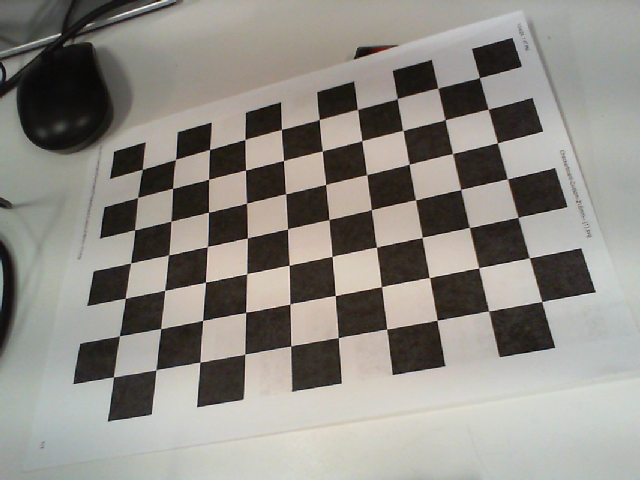
#> input picture PI_code/Camera_Calib/CV/1.png, 640 x 480 px; its folder holds only this picture in this run
$ python camera_calib.py
#> lines starting #> are read from the running program, lines starting #| are printed output that depends on the picture; after the words box and inside, x2 and y2 are one past the last pixel; in counts of white or black regions, pixels touching at a corner belong together; long printed decimals are rounded
import numpy as np
import cv2
import glob

# Define the chessboard size
chessboard_size = (10, 7)  # Number of inner corners per a chessboard row and column

#define criteria
criteria = (cv2.TERM_CRITERIA_EPS + cv2.TERM_CRITERIA_MAX_ITER, 30, 0.001)

# Prepare object points (0,0,0), (1,0,0), ..., (8,5,0)
object_points = np.zeros((1, chessboard_size[0] * chessboard_size[1], 3), np.float32)
object_points[0, :,:2] = np.mgrid[0:chessboard_size[0], 0:chessboard_size[1]].T.reshape(-1, 2)

# Arrays to store object points and image points from all the images
obj_points = []  # 3d point in real world space
img_points = []  # 2d points in image plane

# Load calibration images
images = glob.glob('/home/seedlab/repo/SEED/Demo1/CV/*.png')

for image in images:
    img = cv2.imread(image)
#> img is the input picture: shape (480, 640, 3); mean B, G, R 133.1, 139.4, 142.6
    #cv2.imshow("Image", img)
    #cv2.waitKey(2000)
    gray = cv2.cvtColor(img, cv2.COLOR_BGR2GRAY)

    # Find the chessboard corners
    ret, corners = cv2.findChessboardCorners(gray, chessboard_size, cv2.CALIB_CB_ADAPTIVE_THRESH + cv2.CALIB_CB_FAST_CHECK + cv2.CALIB_CB_NORMALIZE_IMAGE)
#> ret = True; corners = 70 rows, first 8: [142, 169.4], [175.7, 159.3], [209.6, 149.5], [244.9, 139.6], [281.4, 129.5], [319.1, 119.4], [357.5, 109.7], [397.1, 98.48]

    # If found, add object points and image points
    if ret:
        #changed from object_points
        obj_points.append(object_points)
        corners2 = cv2.cornerSubPix(gray, corners, (11,11), (-1, -1), criteria)
#> corners2 = 70 rows, first 8: [142.4, 169.3], [175.6, 159.4], [209.5, 149.6], [244.9, 139.4], [281.3, 129.4], [319.3, 119.6], [357.5, 109.3], [397.3, 98.68]
        img_points.append(corners2)
print(gray)
#> (printed output is left out)
#print("Object Points: ", object_points)

#Draw and display corners
cv2.drawChessboardCorners(img, chessboard_size, corners2,ret)
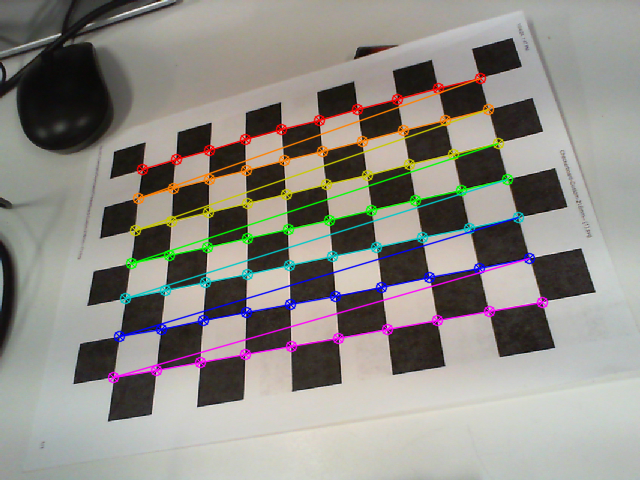
#> img: shape (480, 640, 3); 6.46% of pixels changed, all inside (x1, y1, x2, y2) = (107, 72, 549, 384)

#resize image
origHeight, origWidth = img.shape[:2] #get current image dimensions
#> origHeight = 480; origWidth = 640
displayRescaleFactor = 640 / origWidth
#> displayRescaleFactor = 1
img = cv2.resize(img, (0, 0), fx = displayRescaleFactor, fy = displayRescaleFactor, interpolation = cv2.INTER_AREA)

# Camera calibration
ret, camera_matrix, distortion_coeffs, rvecs, tvecs = cv2.calibrateCamera(obj_points, img_points, gray.shape[::-1], None, None)
#> ret = 0.84; camera_matrix = [[335.1, 0, 424.4], [0, 310.6, 331.6], [0, 0, 1]]; distortion_coeffs = [[-0.0188, 0.172, 0.00493, -0.0306, -0.159]]; rvecs = ([-0.263, 0.219, -0.154],); tvecs = ([-7.26, -4.68, 9.37],)

if ret:
    np.save('camera_matrix.npy', camera_matrix)
    np.save('distortion_coeffs.npy', distortion_coeffs)
else:
    print("Calibration failed.")

# Display the camera matrix
print("Camera Matrix:")
print(camera_matrix)
#| [[335.085   0.         424.426]
#|  [  0.         310.570 331.561]
#|  [  0.           0.           1.        ]]

# Display distortion coeffs
print("Distortion Coeffs:")
print(distortion_coeffs)
#| [[-0.01885   0.1724  0.004928 -0.03055 -0.1593]]

# Extract the focal length
focal_length_x = camera_matrix[0, 0]
#> focal_length_x = 335.1
focal_length_y = camera_matrix[1, 1]
#> focal_length_y = 310.6

print(f"Focal Length (x): {focal_length_x}")
#| Focal Length (x): 335.085
print(f"Focal Length (y): {focal_length_y}")
#| Focal Length (y): 310.570

$ run again, on PI_code/Camera_Calib/CV/102.png
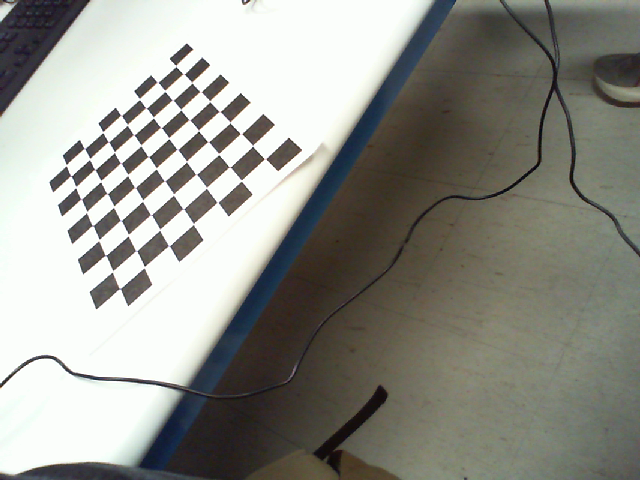
#> input picture PI_code/Camera_Calib/CV/102.png, 640 x 480 px
#> img is the input picture: shape (480, 640, 3); mean B, G, R 138.2, 145.5, 145
#> `gray = cv2.cvtColor(img, cv2.COLOR_BGR2GRAY)`:
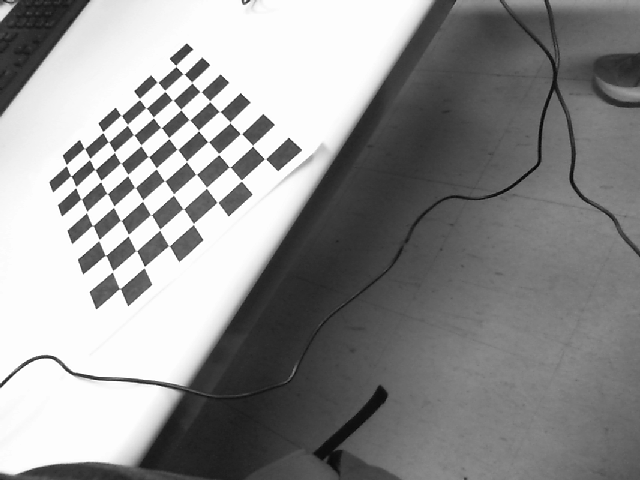
#> gray: shape (480, 640); min 2, max 255, mean 144.6
#> `ret, corners = cv2.findChessboardCorners(gray, chessboard_size, cv2.CA..`: ret = True; corners = 70 rows, first 8: [175.9, 66.02], [183.6, 73.97], [191.9, 82.42], [200.8, 91.71], [209.7, 101.5], [219.5, 111.5], [229.9, 122.7], [240.8, 133.6]
#> corners2 = 70 rows, first 8: [179.9, 69.75], [180.4, 70.2], [189.2, 80.21], [197.1, 87.54], [208.5, 100.3], [219.4, 111.2], [230, 122.5], [240.9, 133.5]
#> (printed output is left out)
#> `cv2.drawChessboardCorners(img, chessboard_size, corners2,ret)`:
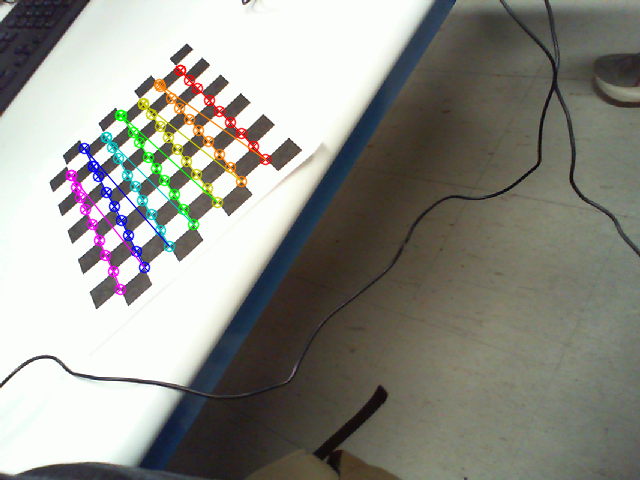
#> img: shape (480, 640, 3); 3% of pixels changed, all inside (x1, y1, x2, y2) = (65, 64, 272, 296)
#> `ret, camera_matrix, distortion_coeffs, rvecs, tvecs = cv2.calibrateCam..`: ret = 2.4; camera_matrix = [[671.7, 0, 266.7], [0, 801.1, 326.8], [0, 0, 1]]; distortion_coeffs = [[-2.23, 27.65, 0.11, 0.102, -85.54]]; rvecs = ([-0.362, 0.627, 0.869],); tvecs = ([-4.52, -10.13, 25.68],)
#| [[671.684   0.         266.744]
#|  [  0.         801.084 326.776]
#|  [  0.           0.           1.        ]]
#| [[ -2.230  27.652    0.11   0.1023 -85.541]]
#> focal_length_x = 671.7
#> focal_length_y = 801.1
#| Focal Length (x): 671.684
#| Focal Length (y): 801.084

$ run again, on PI_code/Camera_Calib/CV/103.png
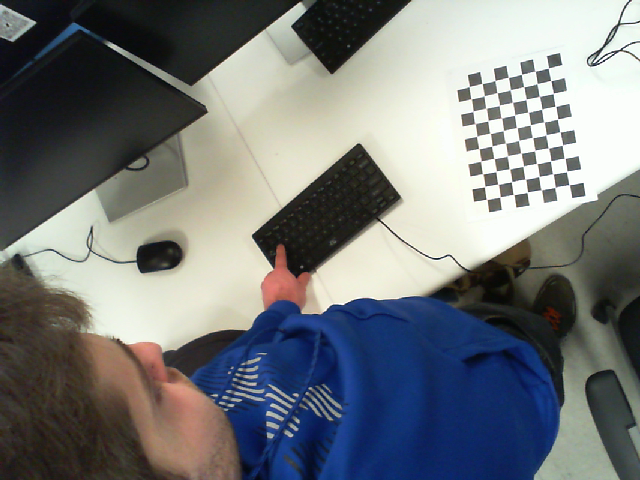
#> input picture PI_code/Camera_Calib/CV/103.png, 640 x 480 px
#> img is the input picture: shape (480, 640, 3); mean B, G, R 121.4, 120, 116.5
#> `gray = cv2.cvtColor(img, cv2.COLOR_BGR2GRAY)`:
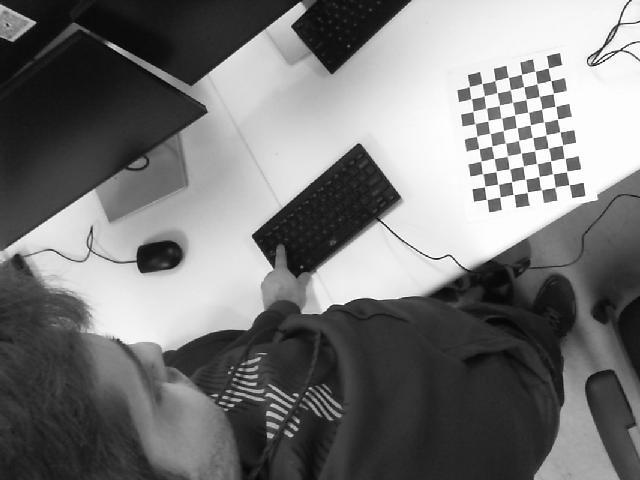
#> gray: shape (480, 640); min 2, max 255, mean 119.1
#> `ret, corners = cv2.findChessboardCorners(gray, chessboard_size, cv2.CA..`: ret = True; corners = 70 rows, first 8: [548.4, 68.06], [550.8, 80.6], [553.4, 93.33], [555.5, 106.4], [557.6, 119], [559.9, 131.7], [562.5, 145.1], [564.7, 158.4]
#> corners2 = 70 rows, first 8: [549.7, 74.24], [549.7, 74.25], [554.8, 99.52], [556.3, 113.3], [557.5, 119], [558.8, 125.2], [560.7, 138.1], [564.7, 166.2]
#> (printed output is left out)
#> `cv2.drawChessboardCorners(img, chessboard_size, corners2,ret)`:
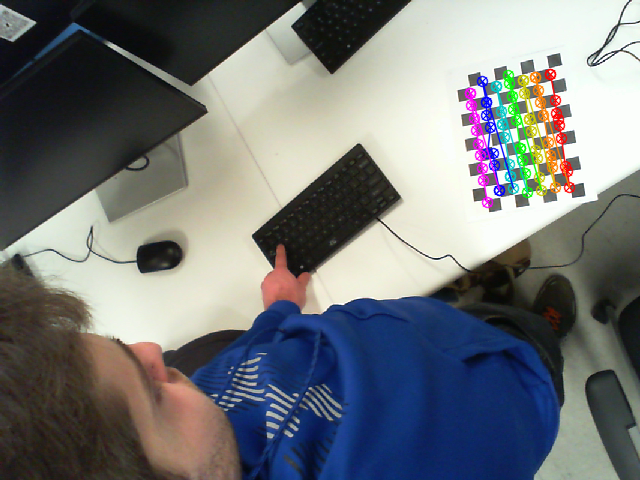
#> img: shape (480, 640, 3); 2.61% of pixels changed, all inside (x1, y1, x2, y2) = (464, 68, 576, 209)
#> `ret, camera_matrix, distortion_coeffs, rvecs, tvecs = cv2.calibrateCam..`: ret = 5.61; camera_matrix = [[413.5, 0, 323.1], [0, 494.8, 249], [0, 0, 1]]; distortion_coeffs = [[-0.629, 0.0113, 0.0118, 0.21, -0.034]]; rvecs = ([0.513, 0.321, 1.39],); tvecs = ([16.98, -13.38, 34.98],)
#| [[413.452   0.         323.117]
#|  [  0.         494.776 248.967]
#|  [  0.           0.           1.        ]]
#| [[-0.6288   0.01127  0.0118  0.2101 -0.03403]]
#> focal_length_x = 413.5
#> focal_length_y = 494.8
#| Focal Length (x): 413.452
#| Focal Length (y): 494.776

$ run again, on PI_code/Camera_Calib/CV/11.png
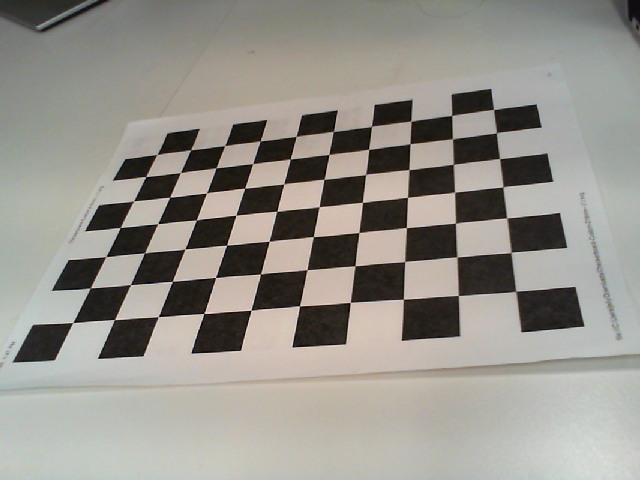
#> input picture PI_code/Camera_Calib/CV/11.png, 640 x 480 px
#> img is the input picture: shape (480, 640, 3); mean B, G, R 139.9, 146.9, 149.7
#> `ret, corners = cv2.findChessboardCorners(gray, chessboard_size, cv2.CA..`: ret = True; corners = 70 rows, first 8: [516.4, 290.7], [458, 295.4], [403.2, 299.1], [350.4, 302.4], [299.6, 306], [251, 310.3], [203.9, 313.4], [158.5, 316.5]
#> corners2 = 70 rows, first 8: [515.7, 291.3], [458.3, 295.5], [403.4, 299.3], [350.3, 302.3], [299.6, 305.7], [251.1, 310.3], [203.9, 313.6], [158.3, 316.7]
#> (printed output is left out)
#> `cv2.drawChessboardCorners(img, chessboard_size, corners2,ret)`:
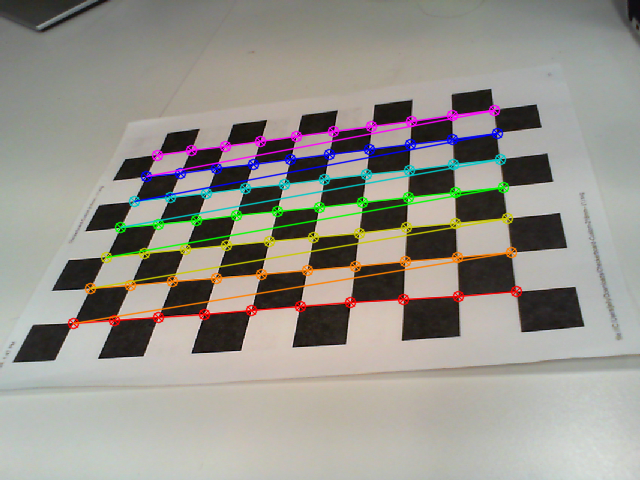
#> img: shape (480, 640, 3); 6.52% of pixels changed, all inside (x1, y1, x2, y2) = (67, 104, 523, 330)
#> `ret, camera_matrix, distortion_coeffs, rvecs, tvecs = cv2.calibrateCam..`: ret = 0.299; camera_matrix = [[693.9, 0, 327], [0, 772.7, 254.7], [0, 0, 1]]; distortion_coeffs = [[0.206, -1.89, -0.00367, 0.0172, 5.07]]; rvecs = ([-0.348, -1.34, -2.8],); tvecs = ([3.37, 0.594, 12.66],)
#| [[693.916    0.         326.986]
#|  [  0.         772.734 254.734]
#|  [  0.           0.           1.        ]]
#| [[ 2.05819871e-01 -1.88641851e+00 -3.67276673e-03  1.72087992e-02
#|    5.07441213e+00]]
#> focal_length_x = 693.9
#> focal_length_y = 772.7
#| Focal Length (x): 693.916
#| Focal Length (y): 772.734

$ run again, on PI_code/Camera_Calib/CV/10.png
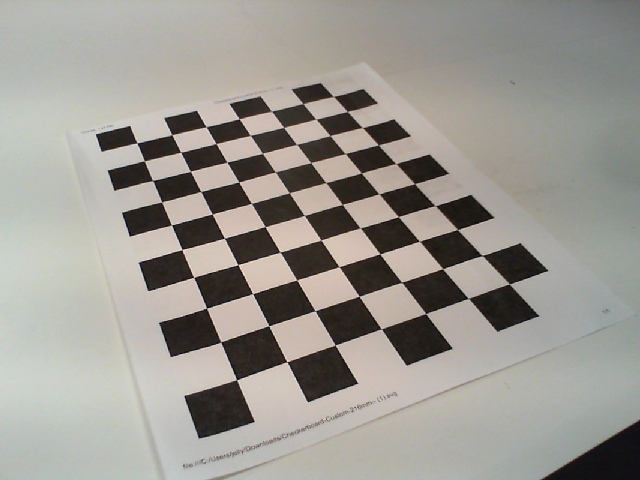
#> input picture PI_code/Camera_Calib/CV/10.png, 640 x 480 px
#> img is the input picture: shape (480, 640, 3); mean B, G, R 145.3, 151.9, 155
#> `ret, corners = cv2.findChessboardCorners(gray, chessboard_size, cv2.CA..`: ret = True; corners = 70 rows, first 8: [236.4, 379.5], [220.6, 342], [206.4, 308.4], [193.6, 277.1], [182.1, 249.6], [171.5, 224.9], [162, 202.2], [152.5, 180.5]
#> corners2 = 70 rows, first 8: [236.6, 379.8], [220.7, 342.1], [206.6, 308.3], [193.6, 277.3], [181.8, 249.5], [171.5, 225.2], [161.6, 201.8], [152.6, 180.6]
#> (printed output is left out)
#> `cv2.drawChessboardCorners(img, chessboard_size, corners2,ret)`:
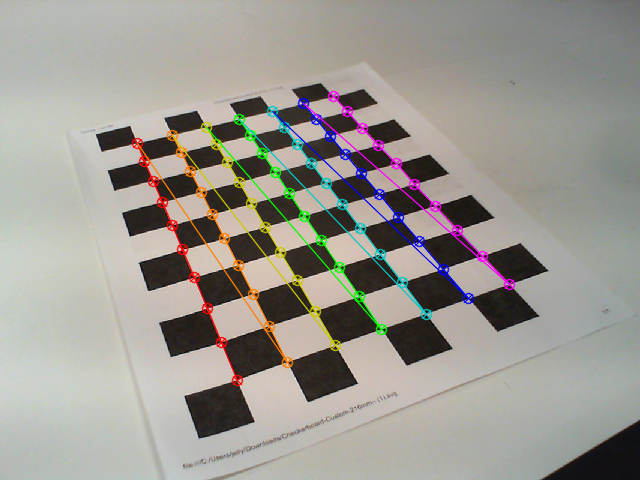
#> img: shape (480, 640, 3); 4.52% of pixels changed, all inside (x1, y1, x2, y2) = (131, 90, 516, 387)
#> `ret, camera_matrix, distortion_coeffs, rvecs, tvecs = cv2.calibrateCam..`: ret = 0.219; camera_matrix = [[631.1, 0, 320.1], [0, 572, 226.9], [0, 0, 1]]; distortion_coeffs = [[-0.118, 3.53, -0.00652, 0.000216, -22.43]]; rvecs = ([-0.546, -0.764, -1.87],); tvecs = ([-1.55, 3.12, 11.64],)
#| [[631.132   0.         320.060]
#|  [  0.         571.962 226.853]
#|  [  0.           0.           1.        ]]
#| [[-1.18487509e-01  3.53107222e+00 -6.51940695e-03  2.15712309e-04
#|   -2.24336662e+01]]
#> focal_length_x = 631.1
#> focal_length_y = 572
#| Focal Length (x): 631.132
#| Focal Length (y): 571.962
